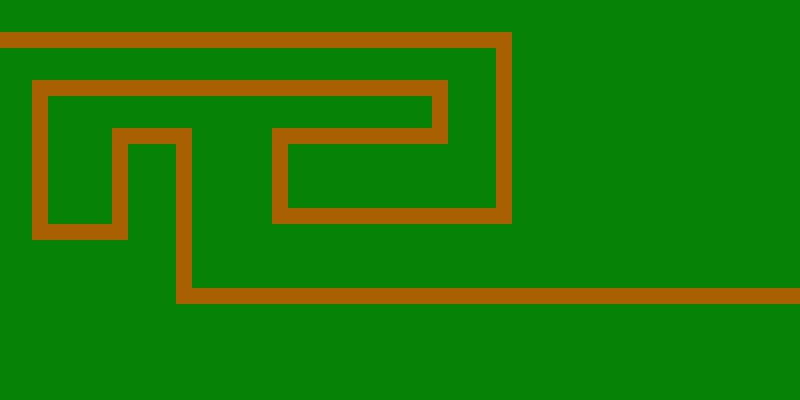

A 2D game scene composited from a Tiled map and its tileset images. What follows is a short description and the map's XML, with each tile layer's data collapsed to a summary:
An orthogonal 50x25 tile map with 16x16 px tiles, 2 tile layers (background, road) and 26 objects.

<map version="1.0" orientation="orthogonal" renderorder="right-up" width="50" height="25" tilewidth="16" tileheight="16" nextobjectid="166">
 <tileset firstgid="1" name="tillset_gutter_test" tilewidth="16" tileheight="16" tilecount="1000" columns="40">
  <image source="background_gutter.png" width="640" height="400" />
 </tileset>
 <layer name="background" width="50" height="25">
  <data>[1250 cells, 1250 non-empty, 1 distinct tile ids]</data>
 </layer>
 <layer name="road" width="50" height="25">
  <data>[1250 cells, 172 non-empty, 1 distinct tile ids]</data>
 </layer>
 <objectgroup name="roadBounds">
  <object id="153" x="0" y="32" width="512" height="16" />
  <object id="154" x="496" y="48" width="16" height="176" />
  <object id="155" x="272" y="208" width="224" height="16" />
  <object id="156" x="272" y="144" width="16" height="64" />
  <object id="157" x="272" y="128" width="176" height="16" />
  <object id="158" x="432" y="80" width="16" height="48" />
  <object id="159" x="32" y="80" width="400" height="16" />
  <object id="160" x="32" y="96" width="16" height="144" />
  <object id="161" x="48" y="224" width="80" height="16" />
  <object id="162" x="112" y="128" width="16" height="96" />
  <object id="163" x="128" y="128" width="64" height="16" />
  <object id="164" x="176" y="144" width="16" height="160" />
  <object id="165" x="192" y="288" width="608" height="16" />
 </objectgroup>
 <objectgroup name="waypoints">
  <object id="131" x="512" y="32" width="16" height="16" />
  <object id="132" x="496" y="224" width="16" height="16" />
  <object id="133" x="256" y="208" width="16" height="16" />
  <object id="134" x="272" y="112" width="16" height="16" />
  <object id="135" x="448" y="128" width="16" height="16" />
  <object id="137" x="432" y="64" width="16" height="16" />
  <object id="138" x="16" y="80" width="16" height="16" />
  <object id="145" x="32" y="240" width="16" height="16" />
  <object id="147" x="128" y="224" width="16" height="16" />
  <object id="148" x="112" y="112" width="16" height="16" />
  <object id="149" x="192" y="128" width="16" height="16" />
  <object id="150" x="176" y="304" width="16" height="16" />
  <object id="151" x="752" y="288" width="16" height="16" />
 </objectgroup>
</map>
